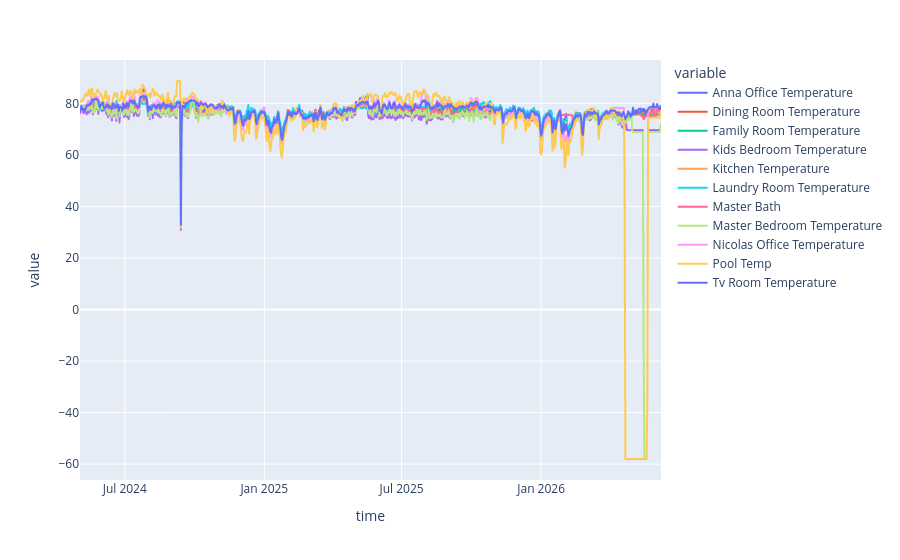

Notebook code for this chart:
### Code cell
df_stack.resample('D').mean().plot()

### Figure 1 — Plotly figure (JSON) as saved in the notebook; plotly's stock layout.template omitted (floating-point values rounded to 4 significant figures; data arrays with more than 128 entries replaced by an {"elided": "..."} marker saying what was removed)
{"data": [{"hovertemplate": "variable=Anna Office Temperature<br>time=%{x}<br>value=%{y}<extra></extra>", "legendgroup": "Anna Office Temperature", "line": {"color": "#636efa", "dash": "solid"}, "marker": {"symbol": "circle"}, "mode": "lines", "name": "Anna Office Temperature", "showlegend": true, "type": "scattergl", "x": {"elided": "767 str values"}, "xaxis": "x", "y": {"elided": "767 float values"}, "yaxis": "y"}, {"hovertemplate": "variable=Dining Room Temperature<br>time=%{x}<br>value=%{y}<extra></extra>", "legendgroup": "Dining Room Temperature", "line": {"color": "#EF553B", "dash": "solid"}, "marker": {"symbol": "circle"}, "mode": "lines", "name": "Dining Room Temperature", "showlegend": true, "type": "scattergl", "x": {"elided": "767 str values"}, "xaxis": "x", "y": {"elided": "767 float values"}, "yaxis": "y"}, {"hovertemplate": "variable=Family Room Temperature<br>time=%{x}<br>value=%{y}<extra></extra>", "legendgroup": "Family Room Temperature", "line": {"color": "#00cc96", "dash": "solid"}, "marker": {"symbol": "circle"}, "mode": "lines", "name": "Family Room Temperature", "showlegend": true, "type": "scattergl", "x": {"elided": "767 str values"}, "xaxis": "x", "y": {"elided": "767 float values"}, "yaxis": "y"}, {"hovertemplate": "variable=Kids Bedroom Temperature<br>time=%{x}<br>value=%{y}<extra></extra>", "legendgroup": "Kids Bedroom Temperature", "line": {"color": "#ab63fa", "dash": "solid"}, "marker": {"symbol": "circle"}, "mode": "lines", "name": "Kids Bedroom Temperature", "showlegend": true, "type": "scattergl", "x": {"elided": "767 str values"}, "xaxis": "x", "y": {"elided": "767 float values"}, "yaxis": "y"}, {"hovertemplate": "variable=Kitchen Temperature<br>time=%{x}<br>value=%{y}<extra></extra>", "legendgroup": "Kitchen Temperature", "line": {"color": "#FFA15A", "dash": "solid"}, "marker": {"symbol": "circle"}, "mode": "lines", "name": "Kitchen Temperature", "showlegend": true, "type": "scattergl", "x": {"elided": "767 str values"}, "xaxis": "x", "y": {"elided": "767 float values"}, "yaxis": "y"}, {"hovertemplate": "variable=Laundry Room Temperature<br>time=%{x}<br>value=%{y}<extra></extra>", "legendgroup": "Laundry Room Temperature", "line": {"color": "#19d3f3", "dash": "solid"}, "marker": {"symbol": "circle"}, "mode": "lines", "name": "Laundry Room Temperature", "showlegend": true, "type": "scattergl", "x": {"elided": "767 str values"}, "xaxis": "x", "y": {"elided": "767 float values"}, "yaxis": "y"}, {"hovertemplate": "variable=Master Bath<br>time=%{x}<br>value=%{y}<extra></extra>", "legendgroup": "Master Bath", "line": {"color": "#FF6692", "dash": "solid"}, "marker": {"symbol": "circle"}, "mode": "lines", "name": "Master Bath", "showlegend": true, "type": "scattergl", "x": {"elided": "767 str values"}, "xaxis": "x", "y": {"elided": "767 float values"}, "yaxis": "y"}, {"hovertemplate": "variable=Master Bedroom Temperature<br>time=%{x}<br>value=%{y}<extra></extra>", "legendgroup": "Master Bedroom Temperature", "line": {"color": "#B6E880", "dash": "solid"}, "marker": {"symbol": "circle"}, "mode": "lines", "name": "Master Bedroom Temperature", "showlegend": true, "type": "scattergl", "x": {"elided": "767 str values"}, "xaxis": "x", "y": {"elided": "767 float values"}, "yaxis": "y"}, {"hovertemplate": "variable=Nicolas Office Temperature<br>time=%{x}<br>value=%{y}<extra></extra>", "legendgroup": "Nicolas Office Temperature", "line": {"color": "#FF97FF", "dash": "solid"}, "marker": {"symbol": "circle"}, "mode": "lines", "name": "Nicolas Office Temperature", "showlegend": true, "type": "scattergl", "x": {"elided": "767 str values"}, "xaxis": "x", "y": {"elided": "767 float values"}, "yaxis": "y"}, {"hovertemplate": "variable=Pool Temp<br>time=%{x}<br>value=%{y}<extra></extra>", "legendgroup": "Pool Temp", "line": {"color": "#FECB52", "dash": "solid"}, "marker": {"symbol": "circle"}, "mode": "lines", "name": "Pool Temp", "showlegend": true, "type": "scattergl", "x": {"elided": "767 str values"}, "xaxis": "x", "y": {"elided": "767 float values"}, "yaxis": "y"}, {"hovertemplate": "variable=Tv Room Temperature<br>time=%{x}<br>value=%{y}<extra></extra>", "legendgroup": "Tv Room Temperature", "line": {"color": "#636efa", "dash": "solid"}, "marker": {"symbol": "circle"}, "mode": "lines", "name": "Tv Room Temperature", "showlegend": true, "type": "scattergl", "x": {"elided": "767 str values"}, "xaxis": "x", "y": {"elided": "767 float values"}, "yaxis": "y"}], "layout": {"legend": {"title": {"text": "variable"}, "tracegroupgap": 0}, "margin": {"t": 60}, "xaxis": {"anchor": "y", "domain": [0, 1], "title": {"text": "time"}}, "yaxis": {"anchor": "x", "domain": [0, 1], "title": {"text": "value"}}}}
